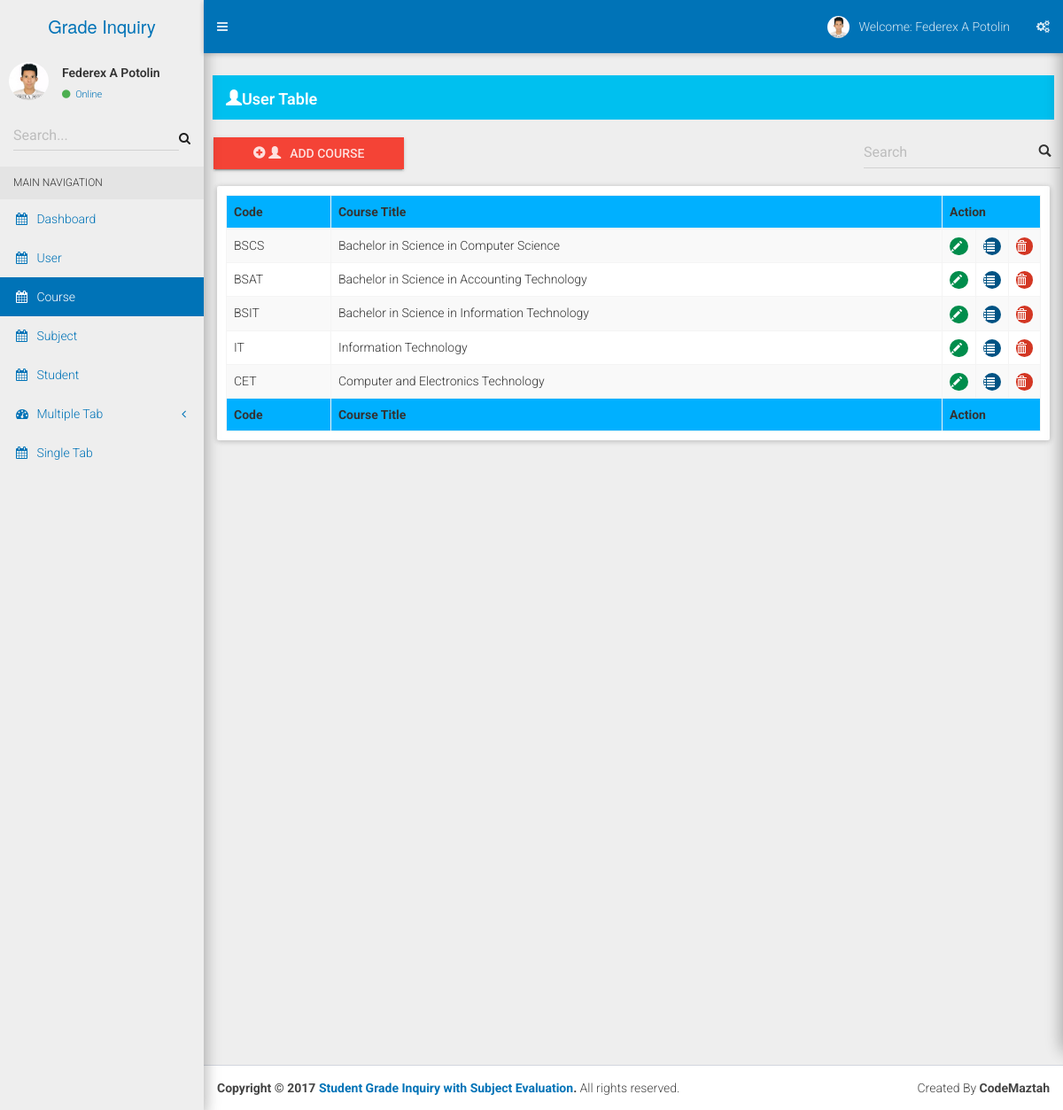
The app's page /registrar/course.php with its own data.
### tables this page shows
CREATE TABLE `course` (
  `course_id` int(11) NOT NULL,
  `code` varchar(100) NOT NULL,
  `title` varchar(100) NOT NULL
);

### registrar/controller/table/table_course.php (the view, shortened to what this page needs)
<table id="" name="" class="table table-bordered table-striped">
<thead style="background-color: #00b0ff">
  <tr>
    <th>Code</th>
    <th>Course Title</th>
    <th colspan="3" align="center">Action</th>
  </tr>
</thead>
<tbody>
<?php
  $course_query = mysqli_query($con, "SELECT * FROM course")
  or die (mysqli_error());
  while($row=mysqli_fetch_array($course_query))
  {
    $id=$row['course_id']; ?>
     <tr class="del<?php echo $id ?>">
        <td><?php echo $row['code']; ?></td>
        <td><?php echo $row['title']; ?></td>
          <td width="30">
              <a type='submit'
                 class='badge bg-green-active'
                 rel="tooltip"
                 data-placement="bottom"
                 title="Click Here to Update User Detail"
                 data-toggle="modal"
                 id="<?php echo $id; ?>"
                 href="#modal_course_update<?php echo $id; ?>">
                <i class="glyphicon glyphicon-pencil" style="margin-left: -5px"></i>
              </a>
          </td>
          <td width="30">
              <a type='submit'
                 class='badge bg-blue-active'
                 rel="tooltip"
                 data-placement="bottom"
                 title="Click here to View User Detail"
                 data-toggle="modal"
                 data-target="#modal_course_view"
                 id=""
                 href="">
                <i class="glyphicon glyphicon-list" style="margin-left: -6px"></i>
              </a>
          </td>
          <td width="30">
              <a type='submit'
                 class='badge bg-red-active'
                 rel="tooltip"
                 data-placement="bottom"
                 title="Click here to Delete User"
                 data-toggle="modal"
                 href="#modal_course_delete<?php echo $id; ?>"
                 id="">
                 <i class="glyphicon glyphicon-trash" style="margin-left: -7px"></i>
              </a>
          </td>
      </tr>
<?php } ?>
</tbody>
<tfoot style="background-color: #00b0ff">
   <tr>
    <th>Code</th>
    <th>Course Title</th>
    <th colspan="3" align="center">Action</th>
  </tr>
</tfoot>
</table>

### records on screen
course: code "BSCS", title "Bachelor in Science in Computer Science"
course: code "BSAT", title "Bachelor in Science in Accounting Technology"
course: code "BSIT", title "Bachelor in Science in Information Technology"
course: code "IT", title "Information Technology"
course: code "CET", title "Computer and Electronics Technology"
